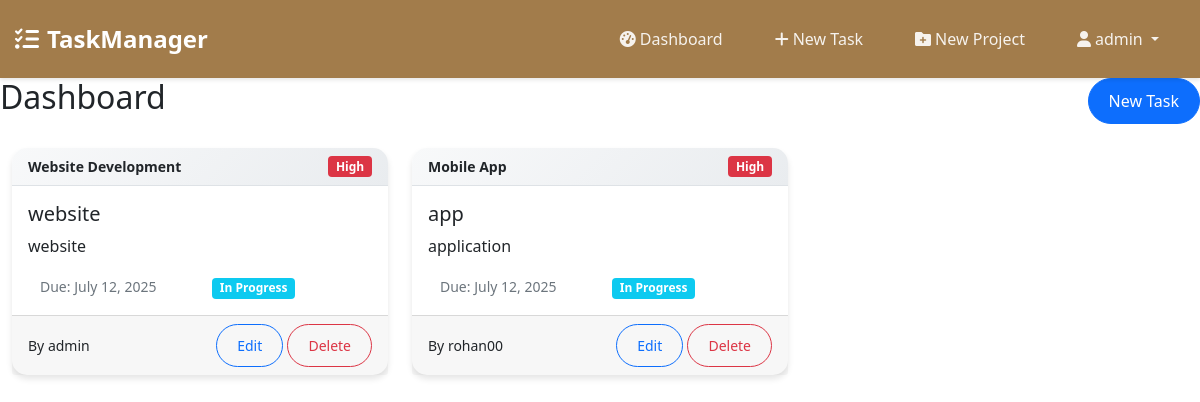
The page /dashboard/ (signed in) on the database its author committed.
### tasks/models.py (models this page shows, shortened)
class Task(models.Model):
    PRIORITY_CHOICES = [
        ('low', 'Low'),
        ('medium', 'Medium'),
        ('high', 'High'),
    ]
    STATUS_CHOICES = [
        ('pending', 'Pending'),
        ('in_progress', 'In Progress'),
        ('completed', 'Completed'),
    ]
    title = models.CharField(max_length=200)
    description = models.TextField()
    due_date = models.DateField()
    priority = models.CharField(max_length=10, choices=PRIORITY_CHOICES, default='medium')
    status = models.CharField(max_length=20, choices=STATUS_CHOICES, default='pending')
    project = models.ForeignKey(Project, on_delete=models.CASCADE)
    created_by = models.ForeignKey(User, on_delete=models.CASCADE)
    created_at = models.DateTimeField(auto_now_add=True)

class Project(models.Model):
    name = models.CharField(max_length=100)
    description = models.TextField(blank=True)
    created_at = models.DateTimeField(auto_now_add=True)

### tasks/views.py (the view)
# urls.py: path('dashboard/', views.dashboard, name='dashboard'),
@login_required
def dashboard(request):
    tasks = Task.objects.all()
    projects = Project.objects.all()
    return render(request, 'dashboard.html', {'tasks': tasks, 'projects': projects})

### templates/dashboard.html
{% extends 'base.html' %}
{% block content %}
<div class="d-flex justify-content-between align-items-center mb-4">
    <h2>Dashboard</h2>
    <a href="{% url 'create_task' %}" class="btn btn-primary">New Task</a>
</div>
<div class="row">
    {% for task in tasks %}
        <div class="col-md-6 col-lg-4 mb-3">
            <div class="card">
                <div class="card-header d-flex justify-content-between">
                    <small>{{ task.project.name }}</small>
                    <span class="badge bg-{% if task.priority == 'high' %}danger{% elif task.priority == 'medium' %}warning{% else %}secondary{% endif %}">
                        {{ task.get_priority_display }}
                    </span>
                </div>
                <div class="card-body">
                    <h5 class="card-title">{{ task.title }}</h5>
                    <p class="card-text">{{ task.description|truncatewords:10 }}</p>
                    <div class="row">
                        <div class="col-6">
                            <small class="text-muted">Due: {{ task.due_date }}</small>
                        </div>
                        <div class="col-6">
                            <span class="badge bg-{% if task.status == 'completed' %}success{% elif task.status == 'in_progress' %}info{% else %}secondary{% endif %}">
                                {{ task.get_status_display }}
                            </span>
                        </div>
                    </div>
                </div>
                <div class="card-footer">
                    <div class="d-flex justify-content-between align-items-center">
                        <small>By {{ task.created_by.username }}</small>
                        <div>
                            {% if user.is_superuser or user == task.created_by %}
                                <a href="{% url 'edit_task' task.id %}" class="btn btn-sm btn-outline-primary">Edit</a>
                                <a href="{% url 'delete_task' task.id %}" class="btn btn-sm btn-outline-danger"
                                   onclick="return confirm('Delete this task?')">Delete</a>
                            {% endif %}
                        </div>
                    </div>
                </div>
            </div>
        </div>
    {% empty %}
        <div class="col-12">
            <div class="alert alert-info text-center">
                No tasks found. <a href="{% url 'create_task' %}">Create your first task</a>
            </div>
        </div>
    {% endfor %}
</div>
{% endblock %}

### templates/base.html (shortened to what this page needs)
<!DOCTYPE html>
<html lang="en">
<head>
    <link href="https://cdn.jsdelivr.net/npm/bootstrap@5.1.3/dist/css/bootstrap.min.css" rel="stylesheet">
    <link href="https://cdnjs.cloudflare.com/ajax/libs/font-awesome/6.0.0/css/all.min.css" rel="stylesheet">
</head>
<body>
    <nav class="navbar navbar-expand-lg navbar-dark">
        <div class="container">
            <a class="navbar-brand" href="{% url 'home' %}">
                <i class="fas fa-tasks me-2"></i>TaskManager
            </a>
            <div class="collapse navbar-collapse" id="navbarNav">
                <ul class="navbar-nav ms-auto">
                    {% if user.is_authenticated %}
                        <li class="nav-item">
                            <a class="nav-link" href="{% url 'dashboard' %}">
                                <i class="fas fa-tachometer-alt me-1"></i>Dashboard
                            </a>
                        </li>
                        <li class="nav-item">
                            <a class="nav-link" href="{% url 'create_task' %}">
                                <i class="fas fa-plus me-1"></i>New Task
                            </a>
                        </li>
                        {% if user.is_superuser %}
                            <li class="nav-item">
                                <a class="nav-link" href="{% url 'create_project' %}">
                                    <i class="fas fa-folder-plus me-1"></i>New Project
                                </a>
                            </li>
                        {% endif %}
                        <li class="nav-item dropdown">
                            <a class="nav-link dropdown-toggle" href="#" id="navbarDropdown" role="button" data-bs-toggle="dropdown">
                                <i class="fas fa-user me-1"></i>{{ user.username }}
                            </a>
                        </li>
                    {% endif %}
                </ul>
            </div>
        </div>
    </nav>
    <main>
        {% block content %}
        {% endblock %}
    </main>
</body>
</html>

### templates/base.html (style rules this page uses)
html, body { overflow-x: hidden; max-width: 100%; }
.container { max-width: 100%; padding-left: 15px; padding-right: 15px; }
.row { margin-left: 0; margin-right: 0; }
.navbar { background: #a27c4b !important; box-shadow: 0 2px 4px rgba(0,0,0,0.1); padding: 1rem 0; }
.navbar-brand { font-weight: bold; font-size: 1.5rem; color: white !important; }
.navbar-nav .nav-link { color: rgba(255,255,255,0.9) !important; font-weight: 500; margin: 0 10px; padding: 8px 16px !important; border-radius: 20px; transition: all 0.3s ease; }
.card { border-radius: 15px; box-shadow: 0 4px 6px rgba(0, 0, 0, 0.1); margin-bottom: 20px; border: none; }
.card-header { background: linear-gradient(135deg, #f8f9fa 0%, #e9ecef 100%); border-bottom: 1px solid #dee2e6; border-radius: 15px 15px 0 0 !important; font-weight: 600; }
.btn { border-radius: 25px; font-weight: 500; padding: 10px 20px; transition: all 0.3s ease; }

### rows shown on the page
Task: project.name "Website Development", priority "High", title "website", description "website", due_date "July 12, 2025", status "In Progress", created_by.username "admin"
Task: project.name "Mobile App", priority "High", title "app", description "application", due_date "July 12, 2025", status "In Progress", created_by.username "rohan00"

### other values the page prints
{{ user.username }} "admin"
